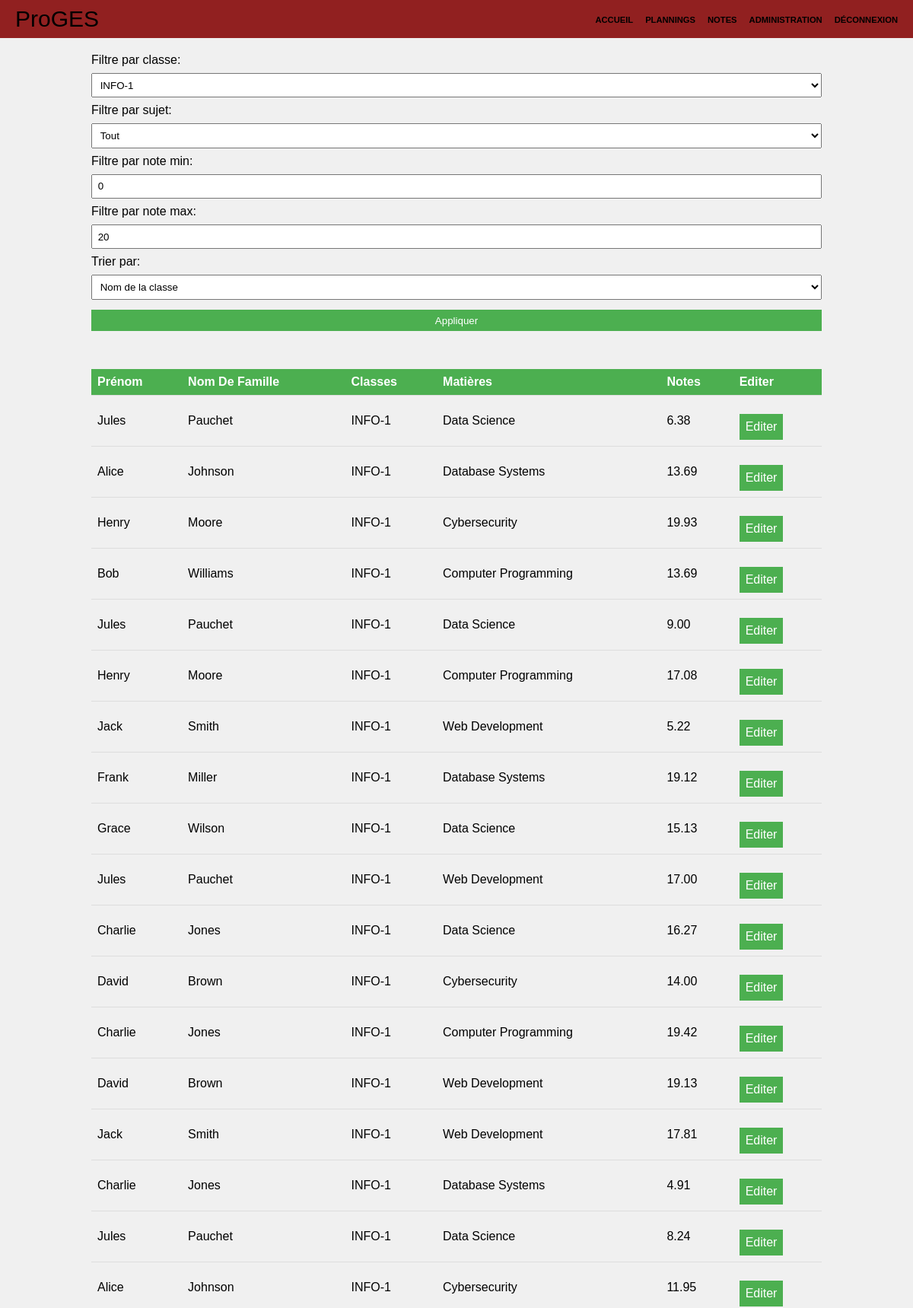
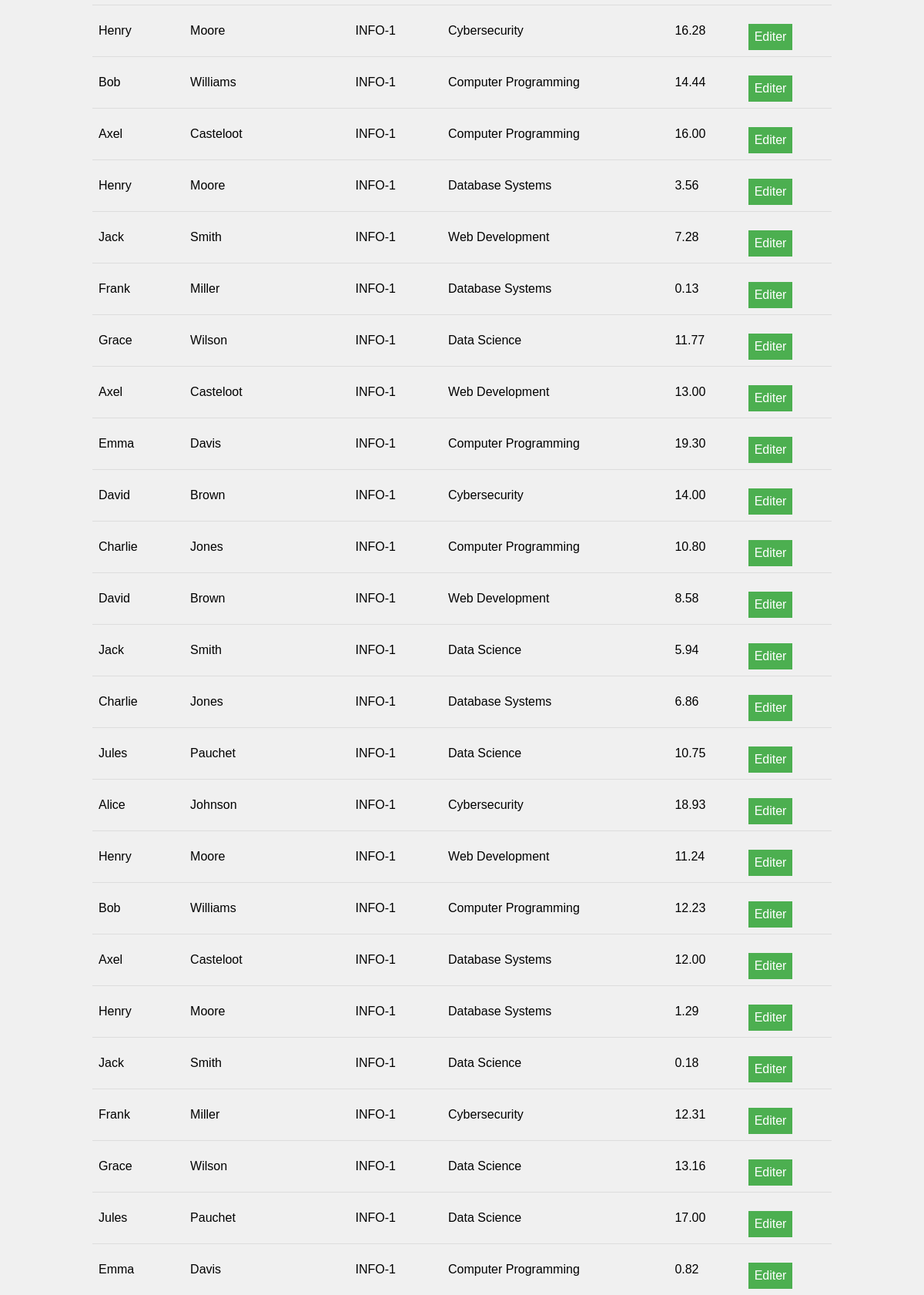
The app's page /globalView.php?classFilter=INFO-1 (signed in, upper part) with its own data (2 pictures, top to bottom).
### tables this page shows
CREATE TABLE `users` (
  `id` int NOT NULL,
  `login` varchar(64) DEFAULT NULL,
  `password` varchar(255) NOT NULL,
  `firstName` varchar(20) NOT NULL,
  `lastName` varchar(20) NOT NULL,
  `rank` varchar(20) NOT NULL DEFAULT 'utilisateur',
  `class_id` int DEFAULT NULL
);

CREATE TABLE `classes` (
  `id` int NOT NULL,
  `name` varchar(255) NOT NULL
);

CREATE TABLE `subject` (
  `id` int NOT NULL,
  `name` varchar(255) NOT NULL
);

CREATE TABLE `marks` (
  `id` int NOT NULL,
  `user_id` int NOT NULL,
  `subject` varchar(50) NOT NULL,
  `mark` decimal(5,2) DEFAULT NULL,
  `date` date NOT NULL
);

### globalView.php (the view, shortened to what this page needs)
<!DOCTYPE html>
<html lang="fr">
<head>
    <link rel="stylesheet" href="navbar.css">
    <link rel="stylesheet" href="STYLE/usersManage.css">
</head>
<body>
    <header>
        <?php
        require_once "permCheck.php";
        $bdd = new PDO('mysql:host=localhost;dbname=progesdb;charset=utf8', 'root', '');
        $filterClassName = isset($_GET["classFilter"]) ? $_GET["classFilter"] : "";
        $filterSubjectName = isset($_GET["subjectFilter"]) ? $_GET["subjectFilter"] : "";
        $filterMarkMin = isset($_GET["markMinFilter"]) ? $_GET["markMinFilter"] : 0;
        $filterMarkMax = isset($_GET["markMaxFilter"]) ? $_GET["markMaxFilter"] : 20;
        $sortOrder = isset($_GET["sortOrder"]) ? $_GET["sortOrder"] : "className";
        $classQuery = $bdd->prepare("SELECT name as className FROM classes");
        $classQuery->execute();
        $classes = $classQuery->fetchAll();
        $query = $bdd->prepare(
            "SELECT users.*, classes.name as className, marks.mark, marks.id as markId, subject.name as subjectName
            FROM users
            LEFT JOIN classes ON users.class_id = classes.id
            LEFT JOIN marks ON users.id = marks.user_id
            LEFT JOIN subject ON marks.subject = subject.id
            WHERE classes.name like :className AND
                  subject.name like :subjectName AND
                  marks.mark between :markMin and :markMax
            ORDER BY {$sortOrder}"
        );
        $query->bindValue(':className', '%' . $filterClassName . '%');
        $query->bindValue(':subjectName', '%' . $filterSubjectName . '%');
        $query->bindValue(':markMin', $filterMarkMin, PDO::PARAM_INT);
        $query->bindValue(':markMax', $filterMarkMax, PDO::PARAM_INT);
        $query->execute();
        $usersMarks = $query->fetchAll();
        ?>
    </header>
    <main>
        <form method="get" action="">
            <label for="classFilter">Filtre par classe:</label>
            <select id="classFilter" name="classFilter">
                <?php foreach ($classes as $class): ?>
                    <option value="<?= $class['className'] ?>" <?= $filterClassName == $class['className'] ? 'selected' : '' ?>>
                        <?= $class['className'] ?>
                    </option>
                <?php endforeach; ?>
            </select>
            <label for="subjectFilter">Filtre par sujet:</label>
            <select id="subjectFilter" name="subjectFilter">
                <option value="">Tout</option>
            </select>
            <label for="markMinFilter">Filtre par note min:</label>
            <input type="number" id="markMinFilter" name="markMinFilter" min="0" max="20" value="<?= $filterMarkMin ?>">
            <label for="markMaxFilter">Filtre par note max:</label>
            <input type="number" id="markMaxFilter" name="markMaxFilter" min="0" max="20" value="<?= $filterMarkMax ?>">
            <label for="sortOrder">Trier par:</label>
            <select id="sortOrder" name="sortOrder">
                <option value="className" <?= $sortOrder == 'className' ? 'selected' : '' ?>>Nom de la classe</option>
            </select>
            <input class="aze" type="submit" value="Appliquer">
        </form>
        <br>
        <table>
            <thead>
                <tr>
                    <th>Prénom</th>
                    <th>Nom De Famille</th>
                    <th>Classes</th>
                    <th>Matières</th>
                    <th>Notes</th>
                    <th>Editer</th>
                </tr>
            </thead>
            <tbody>
                <?php foreach ($usersMarks as $userMark): ?>
                    <tr>
                        <td>
                            <?= $userMark['firstName'] ?>
                        </td>
                        <td>
                            <?= $userMark['lastName'] ?>
                        </td>
                        <td>
                            <?= $userMark['className'] ?>
                        </td>
                        <td>
                            <?= $userMark['subjectName'] ?>
                        </td>
                        <td>
                            <?= $userMark['mark'] ?>
                        </td>
                        <td>
                            <a href="editMark.php?mark_id=<?= $userMark['markId'] ?>" class="aze">Editer</a>
                        </td>
                    </tr>
                <?php endforeach; ?>
            </tbody>
        </table>
    </main>
</body>
</html>

### STYLE/navbar.css (style rules this page uses)
:root { --offset: -50px; }
* { margin: 0; padding: 0; box-sizing: border-box; }

### STYLE/usersManage.css (style rules this page uses)
body { font-family: Arial, sans-serif; background-color: #f0f0f0; }
form { margin: 1em auto; width: 80%; }
table { margin: 1em auto; width: 80%; border-collapse: collapse; }
th, td { padding: 0.5em; text-align: left; border-bottom: 1px solid #ddd; }
th { background-color: #4CAF50; color: white; }
.aze { display: inline-block; background-color: #4CAF50; border: none; color: rgb(255,255,255); padding: 0.5em; text-decoration: none; margin-top: 1em; }
label { display: block; margin: 0.5em 0; }
select, input { width: 100%; padding: 0.5em; }

### STYLE/navbarAdmin.css (style rules this page uses)
:root { --offset: -50px; }
* { margin: 0; padding: 0; box-sizing: border-box; }

### records on screen
users: firstName "Jules", lastName "Pauchet", class.name "INFO-1", subject.name "Data Science", marks.mark "6.38", marks.mark "9.00", subject.name "Web Development", marks.mark "17.00", marks.mark "8.24", marks.mark "10.75"
users: firstName "Alice", lastName "Johnson", class.name "INFO-1", subject.name "Database Systems", marks.mark "13.69", subject.name "Cybersecurity", marks.mark "11.95", marks.mark "18.93"
users: firstName "Henry", lastName "Moore", class.name "INFO-1", subject.name "Cybersecurity", marks.mark "19.93", marks.mark "16.28", subject.name "Web Development", marks.mark "11.24"
users: firstName "Bob", lastName "Williams", class.name "INFO-1", subject.name "Computer Programming", marks.mark "13.69", marks.mark "14.44", marks.mark "12.23"
users: firstName "Henry", lastName "Moore", class.name "INFO-1", subject.name "Computer Programming", marks.mark "17.08", subject.name "Database Systems", marks.mark "3.56", marks.mark "1.29"
users: firstName "Jack", lastName "Smith", class.name "INFO-1", subject.name "Web Development", marks.mark "5.22", marks.mark "7.28", subject.name "Data Science", marks.mark "0.18"
users: firstName "Frank", lastName "Miller", class.name "INFO-1", subject.name "Database Systems", marks.mark "19.12", marks.mark "0.13", subject.name "Cybersecurity", marks.mark "12.31"
users: firstName "Grace", lastName "Wilson", class.name "INFO-1", subject.name "Data Science", marks.mark "15.13", marks.mark "11.77", marks.mark "13.16"
users: firstName "Charlie", lastName "Jones", class.name "INFO-1", subject.name "Data Science", marks.mark "16.27"
users: firstName "David", lastName "Brown", class.name "INFO-1", subject.name "Cybersecurity", marks.mark "14.00"
users: firstName "Charlie", lastName "Jones", class.name "INFO-1", subject.name "Computer Programming", marks.mark "19.42", marks.mark "10.80"
users: firstName "David", lastName "Brown", class.name "INFO-1", subject.name "Web Development", marks.mark "19.13", marks.mark "8.58"
users: firstName "Jack", lastName "Smith", class.name "INFO-1", subject.name "Web Development", marks.mark "17.81", subject.name "Data Science", marks.mark "5.94"
users: firstName "Charlie", lastName "Jones", class.name "INFO-1", subject.name "Database Systems", marks.mark "4.91", marks.mark "6.86"
users: firstName "Axel", lastName "Casteloot", class.name "INFO-1", subject.name "Computer Programming", marks.mark "16.00", subject.name "Web Development", marks.mark "13.00", subject.name "Database Systems", marks.mark "12.00"
users: firstName "Emma", lastName "Davis", class.name "INFO-1", subject.name "Computer Programming", marks.mark "19.30", marks.mark "0.82"

### other values on screen
form field classFilter "INFO-1"
